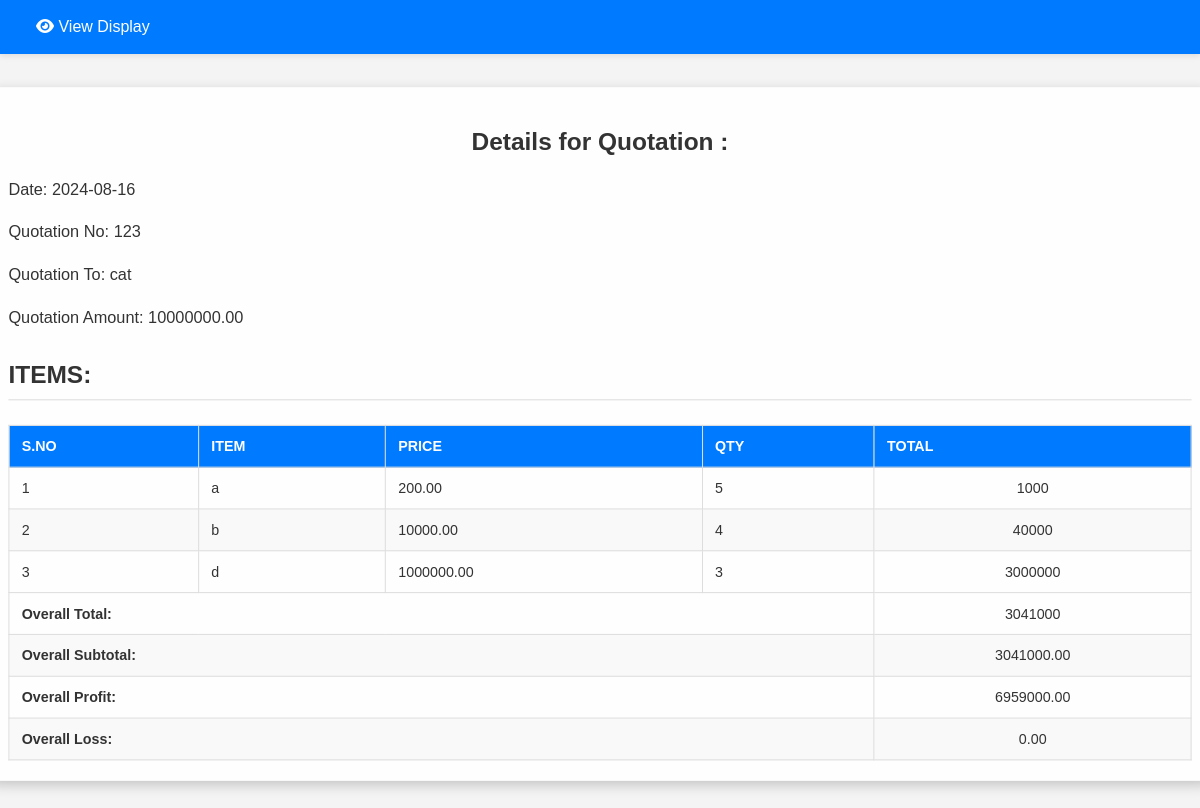
Page /view.php?id=71 (signed in) on the committed database.
### tables this page shows
CREATE TABLE `admin2` (
  `id` int(11) NOT NULL,
  `quotation_id` int(11) NOT NULL,
  `s_no` int(11) NOT NULL,
  `item` varchar(255) NOT NULL,
  `price` decimal(10,2) NOT NULL,
  `qty` int(11) NOT NULL,
  `total` decimal(10,2) NOT NULL
);

### view.php (the view, shortened to what this page needs)
<!DOCTYPE html>
<html lang="en">
<head>
<link rel="stylesheet" href="https://cdnjs.cloudflare.com/ajax/libs/font-awesome/6.0.0-beta3/css/all.min.css">
<div class="navbar">
        <a href="display.php" class="dashboard"><i class="fas fa-eye"></i> View Display</a>
        </div>
</head>
<body>
    <div class="container">
        <?php
        include('db.php');
        if (isset($_GET['id'])) {
            $id = $_GET['id'];
            $sql = "SELECT * FROM Admin WHERE id = '$id'";
            $result = $con->query($sql);
            if ($result->num_rows > 0) {
                $row = $result->fetch_assoc();
                echo "<h2>Details for Quotation : ". "</h2>";
                echo "<p>Date: " . ($row['date']) . "</p>";
                echo "<p>Quotation No: " . ($row['quotation No']) . "</p>";
                echo "<p>Quotation To: " . ($row['quotation To']) . "</p>";
                echo "<p>Quotation Amount: " . ($row['quotation Amount']) . "</p>";
                $sql2 = "SELECT * FROM Admin2 WHERE quotation_id = '$id'";
                $result2 = $con->query($sql2);
                if ($result2->num_rows > 0) {
                    $overallTotal = 0;
                    echo "<h3>ITEMS:</h3>";
                    echo "<table>
                            <thead>
                                <tr>
                                    <th>S.No</th>
                                    <th>Item</th>
                                    <th>Price</th>
                                    <th>Qty</th>
                                    <th>Total</th>
                                </tr>
                            </thead>
                            <tbody>";
                    while ($row2 = $result2->fetch_assoc()) {
                        $total = $row2['price'] * $row2['qty'];
                        $overallTotal += $total;
                        echo "<tr>
                                <td>" . ($row2['s_no']) . "</td>
                                <td>" . ($row2['item']) . "</td>
                                <td>" . ($row2['price']) . "</td>
                                <td>" .($row2['qty']) . "</td>
                                <td>" . ($total) . "</td>
                            </tr>";
                    }
                    echo "</tbody>";
                    echo "<tfoot>
                            <tr>
                                <td colspan='4'><strong>Overall Total:</strong></td>
                                <td>" . ($overallTotal) . "</td>
                            </tr>
                            <tr>
                                <td colspan='4'><strong>Overall Subtotal:</strong></td>
                                <td>" . ($row['subtotal']) . "</td>
                            </tr>
                            <tr>
                                <td colspan='4'><strong>Overall Profit:</strong></td>
                                <td>" . ($row['profit']) . "</td>
                            </tr>
                            <tr>
                                <td colspan='4'><strong>Overall Loss:</strong></td>
                                <td>" . ($row['loss']) . "</td>
                            </tr>
                        </tfoot>
                    </table>";
                } else {
                    echo "<p>No items found.</p>";
                }
            } else {
                echo "No details found.";
            }
        } else {
            echo "No ID provided.";
        }
        ?>
    </div>
</body>
</html>

### view.php (style rules this page uses)
body { font-family: sans-serif; background: #f4f4f4; color: #333; margin: 0; padding: 0; }
.container { max-width: 1200px; margin: 40px auto; padding: 20px; background: rgba(255, 255, 255, 0.9); border-radius: 10px; box-shadow: 0 4px 12px rgba(0,0,0,0.2); transform: scale(1.02); }
h2 { text-align: center; }
h3 { color: #333; font-size: 1.5rem; margin-top: 30px; border-bottom: 1px solid #ddd; padding-bottom: 10px; }
p { font-size: 1rem; line-height: 1.6; }
table { width: 100%; border-collapse: collapse; margin-top: 20px; }
table thead { background: #007bff; color: #ffffff; }
table th, table td { padding: 12px; border: 1px solid #ddd; text-align: left; }
table th { text-transform: uppercase; font-size: 0.875rem; }
table tr:nth-child(even) { background-color: #f9f9f9; }
table td { font-size: 0.875rem; }
table td:last-child { text-align: center; }
.navbar { background-color: #007bff; padding: 10px 20px; display: flex; justify-content: space-between; align-items: center; box-shadow: 0 2px 6px rgba(0,0,0,0.1); }
.navbar a { color: white; text-decoration: none; padding: 8px 16px; border-radius: 4px; transition: background-color 0.3s; }

### rows in the picture
admin2: s_no "1", item "a", price "200.00", qty "5", total "1000"
admin2: s_no "2", item "b", price "10000.00", qty "4", total "40000"
admin2: s_no "3", item "d", price "1000000.00", qty "3", total "3000000"

### other values in the picture
$row['date'] "2024-08-16"
$row['quotation No'] "123"
$row['quotation To'] "cat"
$row['quotation Amount'] "10000000.00"
$overallTotal "3041000"
$row['subtotal'] "3041000.00"
$row['profit'] "6959000.00"
$row['loss'] "0.00"
